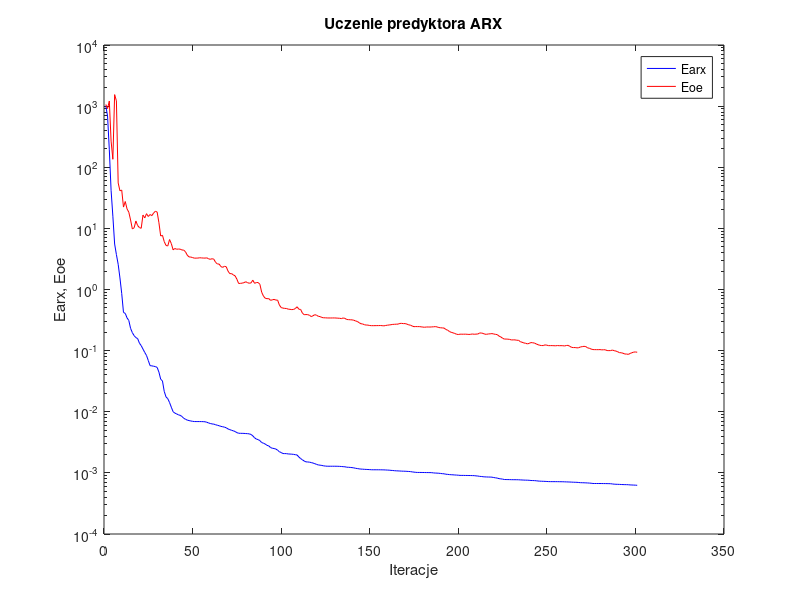
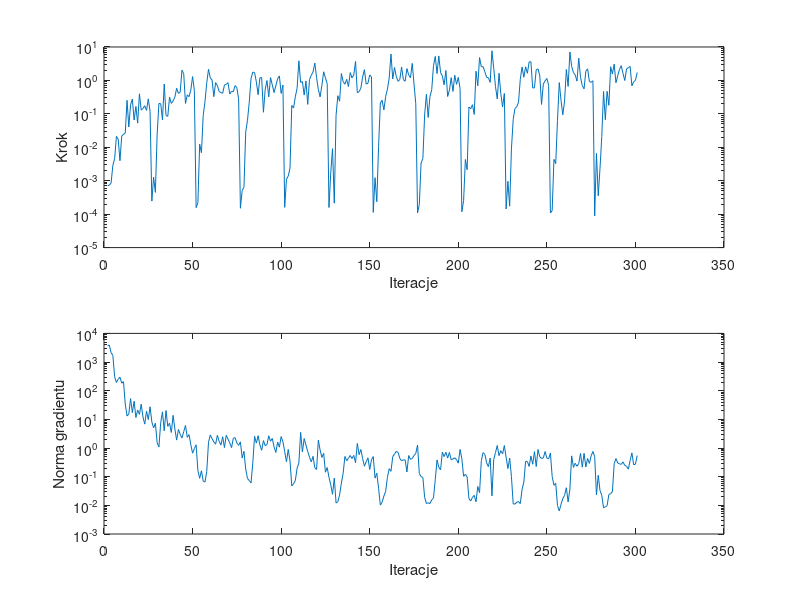

Recreate these plots in MATLAB, in order.
%uczenie predyktora arx
clear all;
n=0; farx(n+1)=1.013678e+003; foe(n+1)=1.064583e+003; wspucz(n+1)=0.000000e+000; ng(n+1)=0.000000e+000;
%odnowa zmiennej metryki
n=1; farx(n+1)=6.901204e+002; foe(n+1)=9.123691e+002; krok(n+1)=7.068748e-004; ng(n+1)=3.708316e+003;
n=2; farx(n+1)=1.928011e+002; foe(n+1)=1.213834e+003; krok(n+1)=7.383609e-004; ng(n+1)=3.915547e+003;
n=3; farx(n+1)=4.190225e+001; foe(n+1)=2.676015e+002; krok(n+1)=8.503167e-004; ng(n+1)=2.117007e+003;
n=4; farx(n+1)=1.582798e+001; foe(n+1)=1.351145e+002; krok(n+1)=2.900817e-003; ng(n+1)=1.717845e+003;
n=5; farx(n+1)=5.549947e+000; foe(n+1)=1.543186e+003; krok(n+1)=4.534550e-003; ng(n+1)=3.071452e+002;
n=6; farx(n+1)=3.728719e+000; foe(n+1)=1.218570e+003; krok(n+1)=2.118041e-002; ng(n+1)=1.943943e+002;
n=7; farx(n+1)=2.584987e+000; foe(n+1)=5.539614e+001; krok(n+1)=1.767909e-002; ng(n+1)=2.515855e+002;
n=8; farx(n+1)=1.545368e+000; foe(n+1)=4.119562e+001; krok(n+1)=3.965892e-003; ng(n+1)=2.977018e+002;
n=9; farx(n+1)=8.588721e-001; foe(n+1)=4.234342e+001; krok(n+1)=2.160874e-002; ng(n+1)=1.833972e+002;
n=10; farx(n+1)=4.215324e-001; foe(n+1)=2.231703e+001; krok(n+1)=2.439969e-002; ng(n+1)=2.068621e+002;
n=11; farx(n+1)=4.066199e-001; foe(n+1)=2.751472e+001; krok(n+1)=2.672451e-002; ng(n+1)=3.414450e+001;
n=12; farx(n+1)=3.433050e-001; foe(n+1)=2.085010e+001; krok(n+1)=2.543102e-001; ng(n+1)=1.314718e+001;
n=13; farx(n+1)=3.117659e-001; foe(n+1)=1.838960e+001; krok(n+1)=4.048730e-002; ng(n+1)=1.549680e+001;
n=14; farx(n+1)=2.312211e-001; foe(n+1)=1.373332e+001; krok(n+1)=1.865458e-001; ng(n+1)=5.306484e+001;
n=15; farx(n+1)=1.969217e-001; foe(n+1)=9.791645e+000; krok(n+1)=2.775732e-001; ng(n+1)=1.728739e+001;
n=16; farx(n+1)=1.758634e-001; foe(n+1)=1.021155e+001; krok(n+1)=6.533169e-002; ng(n+1)=4.287330e+001;
n=17; farx(n+1)=1.632032e-001; foe(n+1)=1.320267e+001; krok(n+1)=1.664562e-001; ng(n+1)=1.162134e+001;
n=18; farx(n+1)=1.572222e-001; foe(n+1)=1.110047e+001; krok(n+1)=5.286105e-002; ng(n+1)=2.118100e+001;
n=19; farx(n+1)=1.324640e-001; foe(n+1)=1.031287e+001; krok(n+1)=3.978743e-001; ng(n+1)=1.499836e+001;
n=20; farx(n+1)=1.207069e-001; foe(n+1)=1.003029e+001; krok(n+1)=1.294761e-001; ng(n+1)=3.392364e+001;
n=21; farx(n+1)=1.060449e-001; foe(n+1)=1.652220e+001; krok(n+1)=1.446686e-001; ng(n+1)=1.197556e+001;
n=22; farx(n+1)=9.340372e-002; foe(n+1)=1.482896e+001; krok(n+1)=1.752988e-001; ng(n+1)=6.824462e+000;
n=23; farx(n+1)=8.325229e-002; foe(n+1)=1.740736e+001; krok(n+1)=1.269153e-001; ng(n+1)=1.931200e+001;
n=24; farx(n+1)=6.887178e-002; foe(n+1)=1.564044e+001; krok(n+1)=2.800362e-001; ng(n+1)=9.831493e+000;
n=25; farx(n+1)=5.683894e-002; foe(n+1)=1.686217e+001; krok(n+1)=1.196783e-001; ng(n+1)=2.762381e+001;
%odnowa zmiennej metryki
n=26; farx(n+1)=5.633418e-002; foe(n+1)=1.615729e+001; krok(n+1)=2.463545e-004; ng(n+1)=8.188057e+000;
n=27; farx(n+1)=5.553960e-002; foe(n+1)=1.780837e+001; krok(n+1)=1.276921e-003; ng(n+1)=5.025929e+000;
n=28; farx(n+1)=5.487041e-002; foe(n+1)=1.906313e+001; krok(n+1)=4.477301e-004; ng(n+1)=7.337104e+000;
n=29; farx(n+1)=5.318040e-002; foe(n+1)=1.849879e+001; krok(n+1)=2.476948e-002; ng(n+1)=1.532074e+000;
n=30; farx(n+1)=4.449102e-002; foe(n+1)=1.238372e+001; krok(n+1)=2.047709e-001; ng(n+1)=1.084965e+000;
n=31; farx(n+1)=3.410889e-002; foe(n+1)=7.501159e+000; krok(n+1)=2.016994e-001; ng(n+1)=7.633442e+000;
n=32; farx(n+1)=3.190881e-002; foe(n+1)=7.708825e+000; krok(n+1)=6.659180e-002; ng(n+1)=1.827722e+001;
n=33; farx(n+1)=2.153897e-002; foe(n+1)=6.076232e+000; krok(n+1)=7.771907e-001; ng(n+1)=3.981049e+000;
n=34; farx(n+1)=1.751187e-002; foe(n+1)=5.255622e+000; krok(n+1)=8.892157e-002; ng(n+1)=2.036569e+001;
n=35; farx(n+1)=1.637677e-002; foe(n+1)=5.153646e+000; krok(n+1)=8.430727e-002; ng(n+1)=5.710420e+000;
n=36; farx(n+1)=1.415598e-002; foe(n+1)=6.566201e+000; krok(n+1)=3.167854e-001; ng(n+1)=7.366424e+000;
n=37; farx(n+1)=1.187012e-002; foe(n+1)=5.642820e+000; krok(n+1)=2.049552e-001; ng(n+1)=3.481792e+000;
n=38; farx(n+1)=1.002319e-002; foe(n+1)=4.461360e+000; krok(n+1)=2.440422e-001; ng(n+1)=1.381781e+001;
n=39; farx(n+1)=9.504088e-003; foe(n+1)=4.686071e+000; krok(n+1)=3.180725e-001; ng(n+1)=4.616542e+000;
n=40; farx(n+1)=9.216150e-003; foe(n+1)=4.554319e+000; krok(n+1)=5.841487e-001; ng(n+1)=1.892465e+000;
n=41; farx(n+1)=8.901522e-003; foe(n+1)=4.597254e+000; krok(n+1)=4.090511e-001; ng(n+1)=4.453442e+000;
n=42; farx(n+1)=8.742030e-003; foe(n+1)=4.568565e+000; krok(n+1)=4.448787e-001; ng(n+1)=3.023872e+000;
n=43; farx(n+1)=8.367506e-003; foe(n+1)=4.430009e+000; krok(n+1)=2.018136e+000; ng(n+1)=2.223837e+000;
n=44; farx(n+1)=7.822798e-003; foe(n+1)=4.413400e+000; krok(n+1)=1.585247e+000; ng(n+1)=3.722270e+000;
n=45; farx(n+1)=7.539570e-003; foe(n+1)=4.139451e+000; krok(n+1)=2.044970e-001; ng(n+1)=6.114991e+000;
n=46; farx(n+1)=7.301799e-003; foe(n+1)=3.643779e+000; krok(n+1)=3.691454e-001; ng(n+1)=2.363038e+000;
n=47; farx(n+1)=7.171391e-003; foe(n+1)=3.414670e+000; krok(n+1)=3.268918e-001; ng(n+1)=2.928175e+000;
n=48; farx(n+1)=7.064996e-003; foe(n+1)=3.393519e+000; krok(n+1)=5.090926e-001; ng(n+1)=1.312611e+000;
n=49; farx(n+1)=6.973145e-003; foe(n+1)=3.331803e+000; krok(n+1)=1.304892e+000; ng(n+1)=6.600365e-001;
n=50; farx(n+1)=6.917173e-003; foe(n+1)=3.256310e+000; krok(n+1)=5.076342e-001; ng(n+1)=9.544697e-001;
%odnowa zmiennej metryki
n=51; farx(n+1)=6.911176e-003; foe(n+1)=3.263228e+000; krok(n+1)=1.569397e-004; ng(n+1)=1.289786e+000;
n=52; farx(n+1)=6.910952e-003; foe(n+1)=3.266545e+000; krok(n+1)=2.196646e-004; ng(n+1)=1.632151e-001;
n=53; farx(n+1)=6.907793e-003; foe(n+1)=3.308513e+000; krok(n+1)=1.238474e-002; ng(n+1)=8.774270e-002;
n=54; farx(n+1)=6.902905e-003; foe(n+1)=3.286292e+000; krok(n+1)=6.893113e-003; ng(n+1)=1.612069e-001;
n=55; farx(n+1)=6.889544e-003; foe(n+1)=3.272928e+000; krok(n+1)=8.892157e-002; ng(n+1)=7.074333e-002;
n=56; farx(n+1)=6.859836e-003; foe(n+1)=3.260226e+000; krok(n+1)=2.301336e-001; ng(n+1)=6.503248e-002;
n=57; farx(n+1)=6.739857e-003; foe(n+1)=3.298191e+000; krok(n+1)=8.559000e-001; ng(n+1)=1.533108e-001;
n=58; farx(n+1)=6.567132e-003; foe(n+1)=3.186781e+000; krok(n+1)=2.151290e+000; ng(n+1)=1.596916e+000;
n=59; farx(n+1)=6.426338e-003; foe(n+1)=3.113950e+000; krok(n+1)=1.187293e+000; ng(n+1)=2.850534e+000;
n=60; farx(n+1)=6.323358e-003; foe(n+1)=3.191613e+000; krok(n+1)=1.031099e+000; ng(n+1)=2.133184e+000;
n=61; farx(n+1)=6.273956e-003; foe(n+1)=3.129223e+000; krok(n+1)=3.268918e-001; ng(n+1)=1.625290e+000;
n=62; farx(n+1)=6.126797e-003; foe(n+1)=2.780661e+000; krok(n+1)=8.620454e-001; ng(n+1)=1.365077e+000;
n=63; farx(n+1)=6.014155e-003; foe(n+1)=2.617035e+000; krok(n+1)=7.011953e-001; ng(n+1)=2.773124e+000;
n=64; farx(n+1)=5.904959e-003; foe(n+1)=2.606245e+000; krok(n+1)=4.641165e-001; ng(n+1)=1.694559e+000;
n=65; farx(n+1)=5.765019e-003; foe(n+1)=2.368773e+000; krok(n+1)=4.322425e-001; ng(n+1)=1.271760e+000;
n=66; farx(n+1)=5.686502e-003; foe(n+1)=2.303358e+000; krok(n+1)=4.126070e-001; ng(n+1)=2.476839e+000;
n=67; farx(n+1)=5.601043e-003; foe(n+1)=2.401450e+000; krok(n+1)=7.271671e-001; ng(n+1)=1.036165e+000;
n=68; farx(n+1)=5.464105e-003; foe(n+1)=2.355092e+000; krok(n+1)=7.676757e-001; ng(n+1)=2.788329e+000;
n=69; farx(n+1)=5.238279e-003; foe(n+1)=2.003296e+000; krok(n+1)=8.576098e-001; ng(n+1)=2.045266e+000;
n=70; farx(n+1)=5.100817e-003; foe(n+1)=1.816196e+000; krok(n+1)=3.916078e-001; ng(n+1)=1.511609e+000;
n=71; farx(n+1)=4.974843e-003; foe(n+1)=1.821480e+000; krok(n+1)=4.735540e-001; ng(n+1)=1.029297e+000;
n=72; farx(n+1)=4.878337e-003; foe(n+1)=1.734452e+000; krok(n+1)=4.577617e-001; ng(n+1)=2.195332e+000;
n=73; farx(n+1)=4.750805e-003; foe(n+1)=1.673274e+000; krok(n+1)=7.011953e-001; ng(n+1)=2.306130e+000;
n=74; farx(n+1)=4.553008e-003; foe(n+1)=1.477006e+000; krok(n+1)=6.071167e-001; ng(n+1)=1.497482e+000;
n=75; farx(n+1)=4.450751e-003; foe(n+1)=1.255196e+000; krok(n+1)=2.767539e-001; ng(n+1)=1.239888e+000;
%odnowa zmiennej metryki
n=76; farx(n+1)=4.437365e-003; foe(n+1)=1.260547e+000; krok(n+1)=1.501886e-004; ng(n+1)=1.641342e+000;
n=77; farx(n+1)=4.433115e-003; foe(n+1)=1.271130e+000; krok(n+1)=5.157570e-004; ng(n+1)=4.495027e-001;
n=78; farx(n+1)=4.423363e-003; foe(n+1)=1.293416e+000; krok(n+1)=6.303731e-004; ng(n+1)=7.687478e-001;
n=79; farx(n+1)=4.399082e-003; foe(n+1)=1.339351e+000; krok(n+1)=2.900728e-002; ng(n+1)=1.842754e-001;
n=80; farx(n+1)=4.382927e-003; foe(n+1)=1.296743e+000; krok(n+1)=6.460817e-002; ng(n+1)=8.611115e-002;
n=81; farx(n+1)=4.344716e-003; foe(n+1)=1.264501e+000; krok(n+1)=2.230542e-001; ng(n+1)=7.370066e-002;
n=82; farx(n+1)=4.255181e-003; foe(n+1)=1.284147e+000; krok(n+1)=1.145447e+000; ng(n+1)=6.040040e-002;
n=83; farx(n+1)=4.031756e-003; foe(n+1)=1.422258e+000; krok(n+1)=1.778590e+000; ng(n+1)=3.072377e-001;
n=84; farx(n+1)=3.747067e-003; foe(n+1)=1.262332e+000; krok(n+1)=1.707324e+000; ng(n+1)=2.568519e+000;
n=85; farx(n+1)=3.576802e-003; foe(n+1)=1.298562e+000; krok(n+1)=9.073805e-001; ng(n+1)=1.483612e+000;
n=86; farx(n+1)=3.499334e-003; foe(n+1)=1.301233e+000; krok(n+1)=3.730916e-001; ng(n+1)=2.692061e+000;
n=87; farx(n+1)=3.372774e-003; foe(n+1)=1.217763e+000; krok(n+1)=1.199074e+000; ng(n+1)=1.282720e+000;
n=88; farx(n+1)=3.135629e-003; foe(n+1)=9.041440e-001; krok(n+1)=1.215405e+000; ng(n+1)=8.347840e-001;
n=89; farx(n+1)=3.059204e-003; foe(n+1)=7.813867e-001; krok(n+1)=1.116954e-001; ng(n+1)=1.814269e+000;
n=90; farx(n+1)=2.964331e-003; foe(n+1)=7.201097e-001; krok(n+1)=5.422916e-001; ng(n+1)=1.205580e+000;
n=91; farx(n+1)=2.823067e-003; foe(n+1)=7.072856e-001; krok(n+1)=9.933049e-001; ng(n+1)=1.327254e+000;
n=92; farx(n+1)=2.764465e-003; foe(n+1)=7.099680e-001; krok(n+1)=3.238984e-001; ng(n+1)=2.676771e+000;
n=93; farx(n+1)=2.599001e-003; foe(n+1)=6.654488e-001; krok(n+1)=1.216781e+000; ng(n+1)=1.728498e+000;
n=94; farx(n+1)=2.530908e-003; foe(n+1)=6.769310e-001; krok(n+1)=7.382907e-001; ng(n+1)=2.157490e+000;
n=95; farx(n+1)=2.502793e-003; foe(n+1)=6.895396e-001; krok(n+1)=4.329486e-001; ng(n+1)=1.097783e+000;
n=96; farx(n+1)=2.454949e-003; foe(n+1)=6.708389e-001; krok(n+1)=6.930078e-001; ng(n+1)=6.993176e-001;
n=97; farx(n+1)=2.353355e-003; foe(n+1)=6.711461e-001; krok(n+1)=1.120145e+000; ng(n+1)=1.624727e+000;
n=98; farx(n+1)=2.215586e-003; foe(n+1)=5.572575e-001; krok(n+1)=1.361947e+000; ng(n+1)=1.072520e+000;
n=99; farx(n+1)=2.155387e-003; foe(n+1)=5.070811e-001; krok(n+1)=4.089939e-001; ng(n+1)=2.509289e+000;
n=100; farx(n+1)=2.070793e-003; foe(n+1)=4.961065e-001; krok(n+1)=7.294970e-001; ng(n+1)=1.678131e+000;
%odnowa zmiennej metryki
n=101; farx(n+1)=2.067964e-003; foe(n+1)=4.909903e-001; krok(n+1)=1.596151e-004; ng(n+1)=7.443345e-001;
n=102; farx(n+1)=2.064902e-003; foe(n+1)=4.890604e-001; krok(n+1)=1.116025e-003; ng(n+1)=3.331882e-001;
n=103; farx(n+1)=2.039804e-003; foe(n+1)=4.769587e-001; krok(n+1)=1.369522e-003; ng(n+1)=8.916944e-001;
n=104; farx(n+1)=2.032981e-003; foe(n+1)=4.738013e-001; krok(n+1)=2.386470e-003; ng(n+1)=3.571603e-001;
n=105; farx(n+1)=2.022672e-003; foe(n+1)=4.690445e-001; krok(n+1)=1.775417e-001; ng(n+1)=4.736313e-002;
n=106; farx(n+1)=2.008949e-003; foe(n+1)=4.716844e-001; krok(n+1)=1.495694e-001; ng(n+1)=5.687818e-002;
n=107; farx(n+1)=1.983549e-003; foe(n+1)=4.882095e-001; krok(n+1)=3.224739e-001; ng(n+1)=7.295425e-002;
n=108; farx(n+1)=1.963186e-003; foe(n+1)=5.221588e-001; krok(n+1)=5.824576e-001; ng(n+1)=1.977399e-001;
n=109; farx(n+1)=1.815186e-003; foe(n+1)=4.757156e-001; krok(n+1)=3.853961e+000; ng(n+1)=3.007879e-001;
n=110; farx(n+1)=1.715584e-003; foe(n+1)=4.718024e-001; krok(n+1)=8.707243e-001; ng(n+1)=3.517858e+000;
n=111; farx(n+1)=1.635963e-003; foe(n+1)=4.107113e-001; krok(n+1)=9.205345e-001; ng(n+1)=7.254695e-001;
n=112; farx(n+1)=1.564644e-003; foe(n+1)=3.870303e-001; krok(n+1)=3.644735e-001; ng(n+1)=2.143562e+000;
n=113; farx(n+1)=1.514204e-003; foe(n+1)=3.893346e-001; krok(n+1)=9.639418e-001; ng(n+1)=1.271430e+000;
n=114; farx(n+1)=1.508568e-003; foe(n+1)=3.878633e-001; krok(n+1)=1.919924e-001; ng(n+1)=7.601519e-001;
n=115; farx(n+1)=1.496794e-003; foe(n+1)=3.785584e-001; krok(n+1)=1.062525e+000; ng(n+1)=4.829116e-001;
n=116; farx(n+1)=1.474102e-003; foe(n+1)=3.604938e-001; krok(n+1)=1.420334e+000; ng(n+1)=3.283313e-001;
n=117; farx(n+1)=1.448040e-003; foe(n+1)=3.722734e-001; krok(n+1)=1.784434e+000; ng(n+1)=5.122282e-001;
n=118; farx(n+1)=1.415285e-003; foe(n+1)=3.873365e-001; krok(n+1)=3.300856e+000; ng(n+1)=2.078444e-001;
n=119; farx(n+1)=1.375686e-003; foe(n+1)=3.794347e-001; krok(n+1)=1.210579e+000; ng(n+1)=1.783408e-001;
n=120; farx(n+1)=1.348169e-003; foe(n+1)=3.642551e-001; krok(n+1)=5.312625e-001; ng(n+1)=1.874146e+000;
n=121; farx(n+1)=1.336849e-003; foe(n+1)=3.601550e-001; krok(n+1)=3.223140e-001; ng(n+1)=8.475889e-001;
n=122; farx(n+1)=1.323246e-003; foe(n+1)=3.489633e-001; krok(n+1)=7.113726e-001; ng(n+1)=4.690723e-001;
n=123; farx(n+1)=1.302899e-003; foe(n+1)=3.443766e-001; krok(n+1)=1.814761e+000; ng(n+1)=6.568006e-001;
n=124; farx(n+1)=1.292442e-003; foe(n+1)=3.444008e-001; krok(n+1)=1.200049e+000; ng(n+1)=1.433964e-001;
n=125; farx(n+1)=1.284787e-003; foe(n+1)=3.423051e-001; krok(n+1)=7.926233e-001; ng(n+1)=2.091523e-001;
%odnowa zmiennej metryki
n=126; farx(n+1)=1.284754e-003; foe(n+1)=3.422919e-001; krok(n+1)=1.582138e-004; ng(n+1)=9.415898e-002;
n=127; farx(n+1)=1.284621e-003; foe(n+1)=3.420054e-001; krok(n+1)=1.723278e-003; ng(n+1)=5.236369e-002;
n=128; farx(n+1)=1.284454e-003; foe(n+1)=3.424520e-001; krok(n+1)=9.082851e-003; ng(n+1)=2.436093e-002;
n=129; farx(n+1)=1.284379e-003; foe(n+1)=3.426237e-001; krok(n+1)=2.132171e-004; ng(n+1)=8.991726e-002;
n=130; farx(n+1)=1.283949e-003; foe(n+1)=3.416232e-001; krok(n+1)=9.018109e-002; ng(n+1)=1.205856e-002;
n=131; farx(n+1)=1.282215e-003; foe(n+1)=3.396044e-001; krok(n+1)=3.493083e-001; ng(n+1)=1.339020e-002;
n=132; farx(n+1)=1.277984e-003; foe(n+1)=3.383011e-001; krok(n+1)=2.393567e-001; ng(n+1)=2.324564e-002;
n=133; farx(n+1)=1.272421e-003; foe(n+1)=3.343687e-001; krok(n+1)=1.608038e+000; ng(n+1)=5.977920e-002;
n=134; farx(n+1)=1.263971e-003; foe(n+1)=3.423783e-001; krok(n+1)=9.155235e-001; ng(n+1)=1.314770e-001;
n=135; farx(n+1)=1.258449e-003; foe(n+1)=3.371963e-001; krok(n+1)=7.725027e-001; ng(n+1)=5.082541e-001;
n=136; farx(n+1)=1.238357e-003; foe(n+1)=3.232307e-001; krok(n+1)=1.077381e+000; ng(n+1)=3.602850e-001;
n=137; farx(n+1)=1.235159e-003; foe(n+1)=3.214184e-001; krok(n+1)=6.553300e-001; ng(n+1)=4.401006e-001;
n=138; farx(n+1)=1.228101e-003; foe(n+1)=3.197569e-001; krok(n+1)=1.710388e+000; ng(n+1)=5.485726e-001;
n=139; farx(n+1)=1.219969e-003; foe(n+1)=3.188150e-001; krok(n+1)=1.183754e+000; ng(n+1)=4.288191e-001;
n=140; farx(n+1)=1.208161e-003; foe(n+1)=3.145589e-001; krok(n+1)=1.462039e+000; ng(n+1)=5.559189e-001;
n=141; farx(n+1)=1.188683e-003; foe(n+1)=3.059064e-001; krok(n+1)=3.712932e+000; ng(n+1)=3.078640e-001;
n=142; farx(n+1)=1.177193e-003; foe(n+1)=3.002003e-001; krok(n+1)=4.268310e-001; ng(n+1)=1.446087e+000;
n=143; farx(n+1)=1.163682e-003; foe(n+1)=2.866788e-001; krok(n+1)=4.602673e-001; ng(n+1)=5.872491e-001;
n=144; farx(n+1)=1.153747e-003; foe(n+1)=2.756831e-001; krok(n+1)=5.856145e-001; ng(n+1)=8.869842e-001;
n=145; farx(n+1)=1.150261e-003; foe(n+1)=2.730414e-001; krok(n+1)=1.264242e+000; ng(n+1)=4.342727e-001;
n=146; farx(n+1)=1.143201e-003; foe(n+1)=2.652544e-001; krok(n+1)=2.097493e+000; ng(n+1)=2.322950e-001;
n=147; farx(n+1)=1.139652e-003; foe(n+1)=2.621500e-001; krok(n+1)=7.783923e-001; ng(n+1)=3.305784e-001;
n=148; farx(n+1)=1.135223e-003; foe(n+1)=2.615281e-001; krok(n+1)=8.179879e-001; ng(n+1)=4.545528e-001;
n=149; farx(n+1)=1.131035e-003; foe(n+1)=2.575156e-001; krok(n+1)=1.462039e+000; ng(n+1)=1.782130e-001;
n=150; farx(n+1)=1.125007e-003; foe(n+1)=2.561812e-001; krok(n+1)=1.272290e+000; ng(n+1)=3.867868e-001;
%odnowa zmiennej metryki
n=151; farx(n+1)=1.124342e-003; foe(n+1)=2.560946e-001; krok(n+1)=1.131625e-004; ng(n+1)=5.047389e-001;
n=152; farx(n+1)=1.124076e-003; foe(n+1)=2.563104e-001; krok(n+1)=1.232480e-003; ng(n+1)=8.930253e-002;
n=153; farx(n+1)=1.123917e-003; foe(n+1)=2.567109e-001; krok(n+1)=2.353374e-004; ng(n+1)=1.320852e-001;
n=154; farx(n+1)=1.123477e-003; foe(n+1)=2.567531e-001; krok(n+1)=1.042882e-002; ng(n+1)=3.970727e-002;
n=155; farx(n+1)=1.122856e-003; foe(n+1)=2.574786e-001; krok(n+1)=2.114442e-001; ng(n+1)=1.017051e-002;
n=156; farx(n+1)=1.121577e-003; foe(n+1)=2.562047e-001; krok(n+1)=2.553603e-001; ng(n+1)=1.289497e-002;
n=157; farx(n+1)=1.119928e-003; foe(n+1)=2.540912e-001; krok(n+1)=1.308949e-001; ng(n+1)=2.100328e-002;
n=158; farx(n+1)=1.115798e-003; foe(n+1)=2.580209e-001; krok(n+1)=3.282103e-001; ng(n+1)=3.108988e-002;
n=159; farx(n+1)=1.111255e-003; foe(n+1)=2.607652e-001; krok(n+1)=5.491644e-001; ng(n+1)=9.543921e-002;
n=160; farx(n+1)=1.107882e-003; foe(n+1)=2.629548e-001; krok(n+1)=1.184214e+000; ng(n+1)=1.910421e-001;
n=161; farx(n+1)=1.098647e-003; foe(n+1)=2.655368e-001; krok(n+1)=6.180022e+000; ng(n+1)=1.538185e-001;
n=162; farx(n+1)=1.094420e-003; foe(n+1)=2.685947e-001; krok(n+1)=1.104103e+000; ng(n+1)=5.055918e-001;
n=163; farx(n+1)=1.085518e-003; foe(n+1)=2.695962e-001; krok(n+1)=2.435399e+000; ng(n+1)=6.146242e-001;
n=164; farx(n+1)=1.080383e-003; foe(n+1)=2.709368e-001; krok(n+1)=1.315598e+000; ng(n+1)=7.644065e-001;
n=165; farx(n+1)=1.077426e-003; foe(n+1)=2.712264e-001; krok(n+1)=9.372047e-001; ng(n+1)=7.106324e-001;
n=166; farx(n+1)=1.072932e-003; foe(n+1)=2.785153e-001; krok(n+1)=1.073054e+000; ng(n+1)=4.315998e-001;
n=167; farx(n+1)=1.068083e-003; foe(n+1)=2.793282e-001; krok(n+1)=2.525822e+000; ng(n+1)=3.596446e-001;
n=168; farx(n+1)=1.065862e-003; foe(n+1)=2.766395e-001; krok(n+1)=1.062525e+000; ng(n+1)=3.854480e-001;
n=169; farx(n+1)=1.063568e-003; foe(n+1)=2.772826e-001; krok(n+1)=9.429061e-001; ng(n+1)=3.864481e-001;
n=170; farx(n+1)=1.059169e-003; foe(n+1)=2.713224e-001; krok(n+1)=2.254461e+000; ng(n+1)=1.459579e-001;
n=171; farx(n+1)=1.054563e-003; foe(n+1)=2.642703e-001; krok(n+1)=1.458994e+000; ng(n+1)=5.473787e-001;
n=172; farx(n+1)=1.049592e-003; foe(n+1)=2.608459e-001; krok(n+1)=1.202388e+000; ng(n+1)=4.043879e-001;
n=173; farx(n+1)=1.037576e-003; foe(n+1)=2.526060e-001; krok(n+1)=3.227190e+000; ng(n+1)=4.308717e-001;
n=174; farx(n+1)=1.028740e-003; foe(n+1)=2.465313e-001; krok(n+1)=7.847380e-001; ng(n+1)=5.510247e-001;
n=175; farx(n+1)=1.020319e-003; foe(n+1)=2.476627e-001; krok(n+1)=2.007487e-001; ng(n+1)=6.494123e-001;
%odnowa zmiennej metryki
n=176; farx(n+1)=1.016426e-003; foe(n+1)=2.470447e-001; krok(n+1)=1.094979e-004; ng(n+1)=1.270808e+000;
n=177; farx(n+1)=1.016325e-003; foe(n+1)=2.472311e-001; krok(n+1)=1.955288e-004; ng(n+1)=1.276410e-001;
n=178; farx(n+1)=1.015467e-003; foe(n+1)=2.452596e-001; krok(n+1)=3.400118e-003; ng(n+1)=1.010753e-001;
n=179; farx(n+1)=1.014401e-003; foe(n+1)=2.427535e-001; krok(n+1)=4.563662e-003; ng(n+1)=9.448224e-002;
n=180; farx(n+1)=1.013439e-003; foe(n+1)=2.412911e-001; krok(n+1)=9.228634e-002; ng(n+1)=1.911356e-002;
n=181; farx(n+1)=1.011827e-003; foe(n+1)=2.435343e-001; krok(n+1)=3.839848e-001; ng(n+1)=1.157730e-002;
n=182; farx(n+1)=1.011511e-003; foe(n+1)=2.436694e-001; krok(n+1)=7.822596e-002; ng(n+1)=1.230370e-002;
n=183; farx(n+1)=1.010442e-003; foe(n+1)=2.431306e-001; krok(n+1)=3.307424e-001; ng(n+1)=1.151600e-002;
n=184; farx(n+1)=1.008446e-003; foe(n+1)=2.444229e-001; krok(n+1)=5.219391e-001; ng(n+1)=1.542185e-002;
n=185; farx(n+1)=9.988195e-004; foe(n+1)=2.452929e-001; krok(n+1)=2.765168e+000; ng(n+1)=1.816086e-002;
n=186; farx(n+1)=9.936503e-004; foe(n+1)=2.470740e-001; krok(n+1)=5.217961e+000; ng(n+1)=7.876017e-002;
n=187; farx(n+1)=9.910329e-004; foe(n+1)=2.444152e-001; krok(n+1)=1.601363e+000; ng(n+1)=3.845786e-001;
n=188; farx(n+1)=9.861218e-004; foe(n+1)=2.386189e-001; krok(n+1)=5.395666e+000; ng(n+1)=2.115777e-001;
n=189; farx(n+1)=9.787397e-004; foe(n+1)=2.365932e-001; krok(n+1)=1.707324e+000; ng(n+1)=1.743245e-001;
n=190; farx(n+1)=9.703355e-004; foe(n+1)=2.353164e-001; krok(n+1)=1.361947e+000; ng(n+1)=7.178521e-001;
n=191; farx(n+1)=9.660214e-004; foe(n+1)=2.340335e-001; krok(n+1)=7.382907e-001; ng(n+1)=5.021143e-001;
n=192; farx(n+1)=9.502411e-004; foe(n+1)=2.217659e-001; krok(n+1)=1.981206e+000; ng(n+1)=7.091774e-001;
n=193; farx(n+1)=9.454542e-004; foe(n+1)=2.159380e-001; krok(n+1)=3.307424e-001; ng(n+1)=4.463766e-001;
n=194; farx(n+1)=9.376331e-004; foe(n+1)=2.055469e-001; krok(n+1)=5.107206e-001; ng(n+1)=6.997342e-001;
n=195; farx(n+1)=9.329737e-004; foe(n+1)=1.992731e-001; krok(n+1)=1.212653e+000; ng(n+1)=3.855557e-001;
n=196; farx(n+1)=9.293853e-004; foe(n+1)=1.955812e-001; krok(n+1)=4.686024e-001; ng(n+1)=4.188907e-001;
n=197; farx(n+1)=9.239484e-004; foe(n+1)=1.908910e-001; krok(n+1)=1.422745e+000; ng(n+1)=4.561441e-001;
n=198; farx(n+1)=9.206855e-004; foe(n+1)=1.855943e-001; krok(n+1)=7.638857e-001; ng(n+1)=3.939246e-001;
n=199; farx(n+1)=9.159315e-004; foe(n+1)=1.834573e-001; krok(n+1)=1.232761e+000; ng(n+1)=2.964940e-001;
n=200; farx(n+1)=9.096125e-004; foe(n+1)=1.859019e-001; krok(n+1)=5.690454e-001; ng(n+1)=8.924354e-001;
%odnowa zmiennej metryki
n=201; farx(n+1)=9.089603e-004; foe(n+1)=1.856772e-001; krok(n+1)=1.180993e-004; ng(n+1)=4.232131e-001;
n=202; farx(n+1)=9.088912e-004; foe(n+1)=1.855810e-001; krok(n+1)=2.526617e-004; ng(n+1)=1.033074e-001;
n=203; farx(n+1)=9.074377e-004; foe(n+1)=1.860202e-001; krok(n+1)=4.334641e-003; ng(n+1)=1.207598e-001;
n=204; farx(n+1)=9.070019e-004; foe(n+1)=1.850765e-001; krok(n+1)=2.133311e-003; ng(n+1)=9.813457e-002;
n=205; farx(n+1)=9.055281e-004; foe(n+1)=1.839911e-001; krok(n+1)=1.601162e-001; ng(n+1)=1.724109e-002;
n=206; farx(n+1)=9.047492e-004; foe(n+1)=1.849252e-001; krok(n+1)=1.428513e-001; ng(n+1)=1.419573e-002;
n=207; farx(n+1)=9.026588e-004; foe(n+1)=1.873719e-001; krok(n+1)=1.871892e-001; ng(n+1)=1.893963e-002;
n=208; farx(n+1)=9.014436e-004; foe(n+1)=1.850150e-001; krok(n+1)=9.630670e-002; ng(n+1)=2.233667e-002;
n=209; farx(n+1)=8.928261e-004; foe(n+1)=1.865211e-001; krok(n+1)=1.885812e+000; ng(n+1)=1.330319e-002;
n=210; farx(n+1)=8.890256e-004; foe(n+1)=1.865451e-001; krok(n+1)=6.930078e-001; ng(n+1)=4.540476e-002;
n=211; farx(n+1)=8.768951e-004; foe(n+1)=1.942385e-001; krok(n+1)=4.825476e+000; ng(n+1)=2.768872e-002;
n=212; farx(n+1)=8.733897e-004; foe(n+1)=1.943000e-001; krok(n+1)=2.561859e+000; ng(n+1)=3.592873e-001;
n=213; farx(n+1)=8.650010e-004; foe(n+1)=1.912611e-001; krok(n+1)=2.578512e+000; ng(n+1)=6.911767e-001;
n=214; farx(n+1)=8.600615e-004; foe(n+1)=1.857029e-001; krok(n+1)=1.814761e+000; ng(n+1)=6.023803e-001;
n=215; farx(n+1)=8.575492e-004; foe(n+1)=1.850566e-001; krok(n+1)=1.236644e+000; ng(n+1)=3.041445e-001;
n=216; farx(n+1)=8.550740e-004; foe(n+1)=1.875899e-001; krok(n+1)=1.202388e+000; ng(n+1)=2.238449e-001;
n=217; farx(n+1)=8.544575e-004; foe(n+1)=1.882761e-001; krok(n+1)=8.773192e-001; ng(n+1)=4.466327e-001;
n=218; farx(n+1)=8.506958e-004; foe(n+1)=1.900318e-001; krok(n+1)=7.686103e+000; ng(n+1)=2.136655e-002;
n=219; farx(n+1)=8.393678e-004; foe(n+1)=1.871212e-001; krok(n+1)=2.311700e+000; ng(n+1)=3.997007e-001;
n=220; farx(n+1)=8.299949e-004; foe(n+1)=1.845629e-001; krok(n+1)=6.522451e-001; ng(n+1)=6.913358e-001;
n=221; farx(n+1)=8.217560e-004; foe(n+1)=1.827424e-001; krok(n+1)=2.800362e-001; ng(n+1)=1.221821e+000;
n=222; farx(n+1)=8.049809e-004; foe(n+1)=1.727964e-001; krok(n+1)=1.635976e+000; ng(n+1)=5.411575e-001;
n=223; farx(n+1)=7.980284e-004; foe(n+1)=1.675000e-001; krok(n+1)=4.041502e-001; ng(n+1)=8.070623e-001;
n=224; farx(n+1)=7.907426e-004; foe(n+1)=1.596727e-001; krok(n+1)=1.612369e-001; ng(n+1)=6.215547e-001;
n=225; farx(n+1)=7.789627e-004; foe(n+1)=1.544852e-001; krok(n+1)=4.083285e-001; ng(n+1)=1.224808e+000;
%odnowa zmiennej metryki
n=226; farx(n+1)=7.779065e-004; foe(n+1)=1.547247e-001; krok(n+1)=1.430113e-004; ng(n+1)=4.740216e-001;
n=227; farx(n+1)=7.768673e-004; foe(n+1)=1.538798e-001; krok(n+1)=9.641425e-004; ng(n+1)=1.915090e-001;
n=228; farx(n+1)=7.761202e-004; foe(n+1)=1.528461e-001; krok(n+1)=1.736749e-004; ng(n+1)=4.469570e-001;
n=229; farx(n+1)=7.738913e-004; foe(n+1)=1.494661e-001; krok(n+1)=8.966852e-003; ng(n+1)=1.008001e-001;
n=230; farx(n+1)=7.735915e-004; foe(n+1)=1.499441e-001; krok(n+1)=6.795565e-002; ng(n+1)=1.117805e-002;
n=231; farx(n+1)=7.731500e-004; foe(n+1)=1.500503e-001; krok(n+1)=1.448088e-001; ng(n+1)=1.112323e-002;
n=232; farx(n+1)=7.724888e-004; foe(n+1)=1.477003e-001; krok(n+1)=1.619492e-001; ng(n+1)=1.286504e-002;
n=233; farx(n+1)=7.715245e-004; foe(n+1)=1.477826e-001; krok(n+1)=2.239477e-001; ng(n+1)=1.357186e-002;
n=234; farx(n+1)=7.676162e-004; foe(n+1)=1.401416e-001; krok(n+1)=1.084311e+000; ng(n+1)=1.153369e-002;
n=235; farx(n+1)=7.655061e-004; foe(n+1)=1.370790e-001; krok(n+1)=2.517207e+000; ng(n+1)=3.567329e-002;
n=236; farx(n+1)=7.620175e-004; foe(n+1)=1.334979e-001; krok(n+1)=1.244898e+000; ng(n+1)=6.485537e-002;
n=237; farx(n+1)=7.605355e-004; foe(n+1)=1.321919e-001; krok(n+1)=2.561859e+000; ng(n+1)=3.454371e-001;
n=238; farx(n+1)=7.591467e-004; foe(n+1)=1.289252e-001; krok(n+1)=1.636204e+000; ng(n+1)=3.377695e-001;
n=239; farx(n+1)=7.564229e-004; foe(n+1)=1.313815e-001; krok(n+1)=3.568867e+000; ng(n+1)=2.282235e-001;
n=240; farx(n+1)=7.502843e-004; foe(n+1)=1.355524e-001; krok(n+1)=3.629522e+000; ng(n+1)=5.288368e-001;
n=241; farx(n+1)=7.492660e-004; foe(n+1)=1.344515e-001; krok(n+1)=5.921069e-001; ng(n+1)=2.717602e-001;
n=242; farx(n+1)=7.471160e-004; foe(n+1)=1.329289e-001; krok(n+1)=6.011939e-001; ng(n+1)=7.502266e-001;
n=243; farx(n+1)=7.428725e-004; foe(n+1)=1.287220e-001; krok(n+1)=2.099830e+000; ng(n+1)=2.265916e-001;
n=244; farx(n+1)=7.362218e-004; foe(n+1)=1.250896e-001; krok(n+1)=2.220585e+000; ng(n+1)=8.868965e-001;
n=245; farx(n+1)=7.320851e-004; foe(n+1)=1.222229e-001; krok(n+1)=1.371445e+000; ng(n+1)=4.941212e-001;
n=246; farx(n+1)=7.297406e-004; foe(n+1)=1.212216e-001; krok(n+1)=1.919924e-001; ng(n+1)=4.306536e-001;
n=247; farx(n+1)=7.280894e-004; foe(n+1)=1.210409e-001; krok(n+1)=7.783923e-001; ng(n+1)=4.525257e-001;
n=248; farx(n+1)=7.259885e-004; foe(n+1)=1.243224e-001; krok(n+1)=9.717315e-001; ng(n+1)=7.524187e-001;
n=249; farx(n+1)=7.231649e-004; foe(n+1)=1.226500e-001; krok(n+1)=1.142810e+000; ng(n+1)=4.482327e-001;
n=250; farx(n+1)=7.202593e-004; foe(n+1)=1.207267e-001; krok(n+1)=7.178655e-001; ng(n+1)=4.163334e-001;
%odnowa zmiennej metryki
n=251; farx(n+1)=7.191445e-004; foe(n+1)=1.207930e-001; krok(n+1)=1.089166e-004; ng(n+1)=6.710521e-001;
n=252; farx(n+1)=7.191067e-004; foe(n+1)=1.208529e-001; krok(n+1)=1.277305e-004; ng(n+1)=1.015972e-001;
n=253; farx(n+1)=7.188135e-004; foe(n+1)=1.203525e-001; krok(n+1)=4.337081e-003; ng(n+1)=4.995796e-002;
n=254; farx(n+1)=7.185402e-004; foe(n+1)=1.200129e-001; krok(n+1)=3.248447e-003; ng(n+1)=5.885451e-002;
n=255; farx(n+1)=7.183479e-004; foe(n+1)=1.211298e-001; krok(n+1)=6.442938e-002; ng(n+1)=9.871806e-003;
n=256; farx(n+1)=7.172617e-004; foe(n+1)=1.203775e-001; krok(n+1)=8.620454e-001; ng(n+1)=6.375555e-003;
n=257; farx(n+1)=7.165687e-004; foe(n+1)=1.206467e-001; krok(n+1)=2.522670e-001; ng(n+1)=1.088807e-002;
n=258; farx(n+1)=7.159899e-004; foe(n+1)=1.204079e-001; krok(n+1)=9.359461e-002; ng(n+1)=1.729034e-002;
n=259; farx(n+1)=7.140040e-004; foe(n+1)=1.192062e-001; krok(n+1)=2.422759e-001; ng(n+1)=2.213746e-002;
n=260; farx(n+1)=7.120279e-004; foe(n+1)=1.213186e-001; krok(n+1)=2.125050e+000; ng(n+1)=4.115213e-002;
n=261; farx(n+1)=7.104747e-004; foe(n+1)=1.219523e-001; krok(n+1)=6.614848e-001; ng(n+1)=1.317752e-002;
n=262; farx(n+1)=7.084646e-004; foe(n+1)=1.174065e-001; krok(n+1)=7.114361e+000; ng(n+1)=3.665734e-002;
n=263; farx(n+1)=7.057965e-004; foe(n+1)=1.129936e-001; krok(n+1)=2.608981e+000; ng(n+1)=5.333811e-001;
n=264; farx(n+1)=7.035448e-004; foe(n+1)=1.121812e-001; krok(n+1)=1.720015e+000; ng(n+1)=2.112101e-001;
n=265; farx(n+1)=7.017882e-004; foe(n+1)=1.123440e-001; krok(n+1)=1.457894e+000; ng(n+1)=2.940787e-001;
n=266; farx(n+1)=7.005557e-004; foe(n+1)=1.109239e-001; krok(n+1)=9.528451e-001; ng(n+1)=2.305670e-001;
n=267; farx(n+1)=6.956926e-004; foe(n+1)=1.115401e-001; krok(n+1)=4.629394e+000; ng(n+1)=2.862933e-001;
n=268; farx(n+1)=6.913187e-004; foe(n+1)=1.150116e-001; krok(n+1)=1.236406e+000; ng(n+1)=6.483625e-001;
n=269; farx(n+1)=6.902819e-004; foe(n+1)=1.162231e-001; krok(n+1)=6.954939e-001; ng(n+1)=2.141855e-001;
n=270; farx(n+1)=6.887505e-004; foe(n+1)=1.176630e-001; krok(n+1)=5.600723e-001; ng(n+1)=6.552428e-001;
n=271; farx(n+1)=6.866133e-004; foe(n+1)=1.163147e-001; krok(n+1)=1.890784e+000; ng(n+1)=2.177894e-001;
n=272; farx(n+1)=6.841202e-004; foe(n+1)=1.110665e-001; krok(n+1)=2.219336e+000; ng(n+1)=4.308623e-001;
n=273; farx(n+1)=6.811817e-004; foe(n+1)=1.092145e-001; krok(n+1)=9.362720e-001; ng(n+1)=2.899761e-001;
n=274; farx(n+1)=6.767916e-004; foe(n+1)=1.061261e-001; krok(n+1)=8.745977e-001; ng(n+1)=5.348705e-001;
n=275; farx(n+1)=6.706623e-004; foe(n+1)=1.040781e-001; krok(n+1)=9.775646e-001; ng(n+1)=7.601927e-001;
%odnowa zmiennej metryki
n=276; farx(n+1)=6.701843e-004; foe(n+1)=1.038191e-001; krok(n+1)=8.904993e-005; ng(n+1)=4.978713e-001;
n=277; farx(n+1)=6.700871e-004; foe(n+1)=1.037584e-001; krok(n+1)=6.528768e-003; ng(n+1)=2.319809e-002;
n=278; farx(n+1)=6.699017e-004; foe(n+1)=1.036591e-001; krok(n+1)=3.559311e-004; ng(n+1)=1.114747e-001;
n=279; farx(n+1)=6.698329e-004; foe(n+1)=1.039827e-001; krok(n+1)=2.326801e-003; ng(n+1)=3.291901e-002;
n=280; farx(n+1)=6.695465e-004; foe(n+1)=1.028943e-001; krok(n+1)=2.109740e-002; ng(n+1)=2.238118e-002;
n=281; farx(n+1)=6.685479e-004; foe(n+1)=1.033653e-001; krok(n+1)=4.681360e-001; ng(n+1)=8.244613e-003;
n=282; farx(n+1)=6.684057e-004; foe(n+1)=1.032534e-001; krok(n+1)=6.700045e-002; ng(n+1)=8.848400e-003;
n=283; farx(n+1)=6.673468e-004; foe(n+1)=1.002674e-001; krok(n+1)=4.714530e-001; ng(n+1)=9.684711e-003;
n=284; farx(n+1)=6.665939e-004; foe(n+1)=1.000197e-001; krok(n+1)=1.803954e-001; ng(n+1)=2.390648e-002;
n=285; farx(n+1)=6.649200e-004; foe(n+1)=1.001300e-001; krok(n+1)=2.560234e+000; ng(n+1)=2.571080e-002;
n=286; farx(n+1)=6.589931e-004; foe(n+1)=1.021556e-001; krok(n+1)=1.552709e+000; ng(n+1)=3.004576e-002;
n=287; farx(n+1)=6.535044e-004; foe(n+1)=9.980043e-002; krok(n+1)=3.062898e+000; ng(n+1)=2.826607e-001;
n=288; farx(n+1)=6.511148e-004; foe(n+1)=9.836440e-002; krok(n+1)=8.536620e-001; ng(n+1)=4.295717e-001;
n=289; farx(n+1)=6.496993e-004; foe(n+1)=9.586365e-002; krok(n+1)=1.382959e+000; ng(n+1)=3.010078e-001;
n=290; farx(n+1)=6.480402e-004; foe(n+1)=9.254151e-002; krok(n+1)=2.131033e+000; ng(n+1)=2.817384e-001;
n=291; farx(n+1)=6.454674e-004; foe(n+1)=9.241494e-002; krok(n+1)=2.760063e+000; ng(n+1)=2.693053e-001;
n=292; farx(n+1)=6.436686e-004; foe(n+1)=9.057598e-002; krok(n+1)=1.594157e+000; ng(n+1)=3.282228e-001;
n=293; farx(n+1)=6.423881e-004; foe(n+1)=8.795419e-002; krok(n+1)=9.943696e-001; ng(n+1)=2.460155e-001;
n=294; farx(n+1)=6.416053e-004; foe(n+1)=8.807487e-002; krok(n+1)=2.240289e+000; ng(n+1)=2.320914e-001;
n=295; farx(n+1)=6.400818e-004; foe(n+1)=8.673877e-002; krok(n+1)=2.400098e+000; ng(n+1)=1.834411e-001;
n=296; farx(n+1)=6.354065e-004; foe(n+1)=8.987554e-002; krok(n+1)=2.615134e+000; ng(n+1)=3.678058e-001;
n=297; farx(n+1)=6.336205e-004; foe(n+1)=9.239803e-002; krok(n+1)=6.914797e-001; ng(n+1)=6.765941e-001;
n=298; farx(n+1)=6.313802e-004; foe(n+1)=9.449127e-002; krok(n+1)=9.087851e-001; ng(n+1)=2.591646e-001;
n=299; farx(n+1)=6.296673e-004; foe(n+1)=9.524849e-002; krok(n+1)=1.002692e+000; ng(n+1)=2.749177e-001;
n=300; farx(n+1)=6.263697e-004; foe(n+1)=9.399504e-002; krok(n+1)=1.727068e+000; ng(n+1)=5.433564e-001;

figure; semilogy(farx,'b'); hold on; semilogy(foe,'r'); xlabel('Iteracje'); ylabel('Earx, Eoe'); legend('Earx','Eoe'); title('Uczenie predyktora ARX');
figure; subplot(2,1,1); semilogy(krok); xlabel('Iteracje'); ylabel('Krok');
subplot(2,1,2); semilogy(ng); xlabel('Iteracje'); ylabel('Norma gradientu');
Earx=farx(n+1)
Eoe=foe(n+1)
